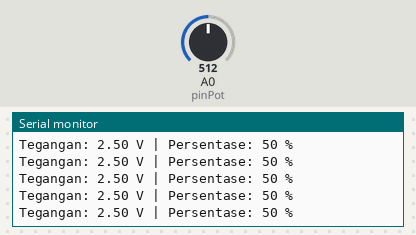
Bench run of a sketch on a simulated Arduino Uno, built with avr-gcc and run on an emulated ATmega328P. Parts: the last lines printed to the serial monitor. The inputs (shaded band) are chosen by the test bench; at power-on: A0 (pinPot) = 512.

Above: at 1.2 s.
1.3 s: A0 (pinPot) set to 111
At 2.4 s:
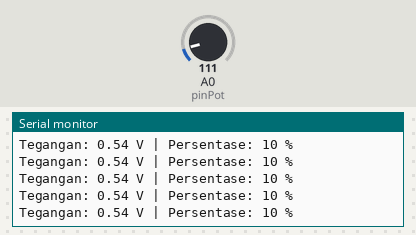
4.3 s: A0 (pinPot) set to 93
At 5.1 s:
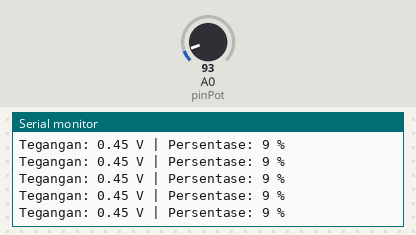
Timing chart, 0 to 7.3 s (numbered marks = the images above; inputs shaded):
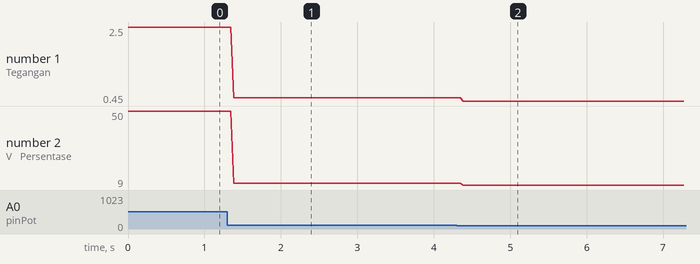

The sketch:

13b.ino
```cpp
int pinPot = A0;

void setup() {
    pinMode(pinPot, INPUT); // Atur sebagai input (opsional untuk analog, tapi baik untuk kejelasan)
    Serial.begin(9600);
}

void loop() {
    int bacaPot = analogRead(A0);

    float tegangan = (bacaPot / 1023.0) * 5.0; // Konversi ke Volt
    int persentase = map(bacaPot, 0, 1023, 0, 100); // Konversi ke %

    Serial.print("Tegangan: ");
    Serial.print(tegangan);
    Serial.print(" V | Persentase: ");
    Serial.print(persentase);
    Serial.println(" %");
}
```

Measured:
- after the input at 1.3 s, the serial monitor: prints a new line after 0.09 s (image 1)
- after the input at 4.3 s, the serial monitor: prints a new line after 0.09 s (image 2)
- plotted number 1: 2.5 → 0.54 after the input at 1.3 s, 0.54 → 0.45 after the input at 4.3 s
- plotted number 2: 50 → 10 after the input at 1.3 s, 10 → 9 after the input at 4.3 s
